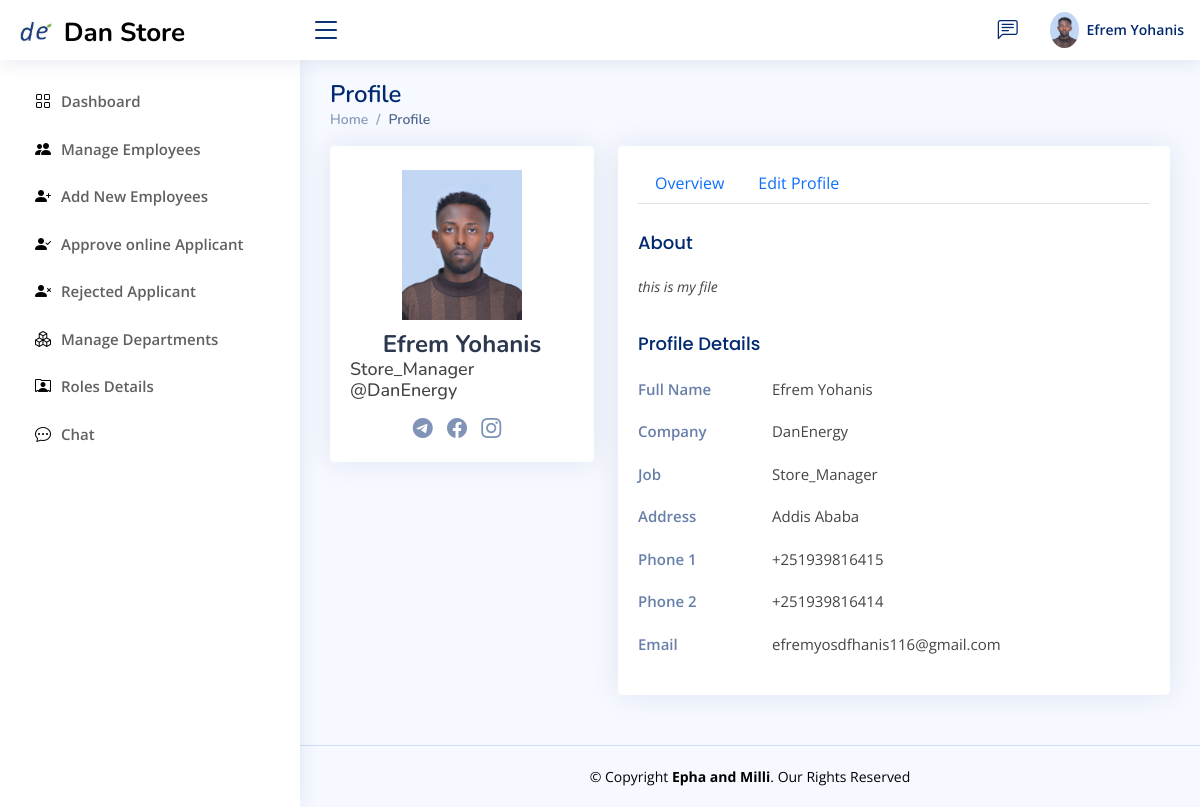
/Human_Resource/hr_user_Profile (signed in), run on an earlier commit of the app's database.
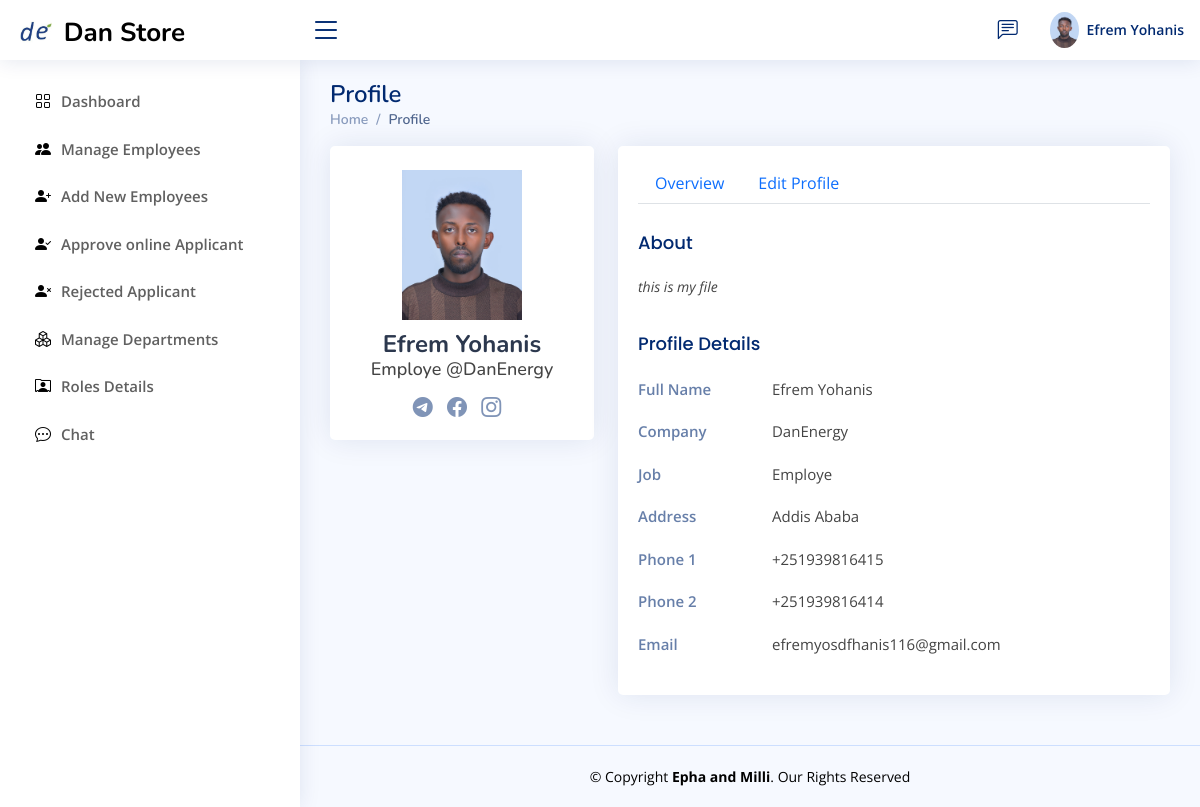
And on a later commit of the database.
### Store_manager/models.py (models this page shows, shortened)
class employ(models.Model):
    user=models.ForeignKey(User,null=True,blank=True,on_delete=models.CASCADE)
    role= models.CharField(max_length=200,null=True,blank=True)
    profile_pic=models.ImageField(null=True,blank=True, upload_to='Profile/')
    Full_Name=models.CharField(max_length=300, null=True)
    gender = models.CharField(max_length=20,null=True,blank=True)
    phone1 = models.CharField(max_length=200, null=True)
    phone2 = models.CharField(max_length=200, null=True)
    facebook = models.CharField(max_length=200, null=True,blank=True)
    telegram = models.CharField(max_length=200, null=True,blank=True)
    instagram = models.CharField(max_length=200, null=True,blank=True)
    about = models.TextField(max_length=500, null=True)
    address = models.CharField(max_length=200, null=True)
    inDepartment = models.CharField(max_length=300,null=True)
    date_created = models.DateTimeField(auto_now_add=True, null=True)
    Thechnologist =models.BooleanField(blank=True,null=True,default=False)
    accessStore=models.ForeignKey(allStore,null=True,blank=True,on_delete=models.CASCADE)
    Titel = models.CharField(max_length=20,null=True,blank=True)
    Filed_Study = models.CharField(max_length=20,null=True,blank=True)
    Collage = models.CharField(max_length=20,null=True,blank=True)
    grade=models.CharField(max_length=20,null=True,blank=True)
    Year_Graguation = models.DateField(null=True,blank=True)
    Document=models.FileField(null=True,blank=True,upload_to="File/Document")

### human_resource/views.py (the view)
# urls.py: path('hr_user_Profile',views.hr_user_Profile,name="hr_user-Profile"),
def hr_user_Profile(request):
    users = User.objects.get(id=request.user.id)
    re_employ=employ.objects.get(user=users)
    admin = re_employ
    context= {
        'admin':admin,
    }
    return render(request,'human_resource/profile/show_profile.html',context)

### Templates/human_resource/profile/show_profile.html
{% extends 'human_resource/profile/profile-base.html' %}
{% load static %}
{% block profile %}
<div class="tab-pane fade show active profile-overview" id="profile-overview">
    <h5 class="card-title">About</h5>
    <p class="small fst-italic">{{admin.about}}
    <h5 class="card-title">Profile Details</h5>
    <div class="row">
      <div class="col-lg-3 col-md-4 label ">Full Name</div>
      <div class="col-lg-9 col-md-8">{{admin.user.first_name}} {{admin.user.last_name}}</div>
    </div>
    <div class="row">
      <div class="col-lg-3 col-md-4 label">Company</div>
      <div class="col-lg-9 col-md-8">DanEnergy</div>
    </div>
    <div class="row">
      <div class="col-lg-3 col-md-4 label">Job</div>
      <div class="col-lg-9 col-md-8">{{admin.role}}</div>
    </div>
    <div class="row">
      <div class="col-lg-3 col-md-4 label">Address</div>
      <div class="col-lg-9 col-md-8">{{admin.address}}</div>
    </div>
    <div class="row">
      <div class="col-lg-3 col-md-4 label">Phone 1</div>
      <div class="col-lg-9 col-md-8">{{admin.phone1}}</div>
    </div>
    <div class="row">
      <div class="col-lg-3 col-md-4 label">Phone 2</div>
      <div class="col-lg-9 col-md-8">{{admin.phone2}}</div>
    </div>
    <div class="row">
      <div class="col-lg-3 col-md-4 label">Email</div>
      <div class="col-lg-9 col-md-8">{{user.email}}</div>
    </div>
  </div>
{% endblock %}

### Templates/human_resource/profile/profile-base.html (shortened to what this page needs)
{% extends 'human_resource/HR_base.html' %}
{% block hr %}
{% load static %}
<main id="main" class="main">
  <div class="pagetitle">
    <h1>Profile</h1>
    <nav>
      <ol class="breadcrumb">
        <li class="breadcrumb-item"><a href="{% url 'store-dashboard' %}">Home</a></li>
        <li class="breadcrumb-item active">Profile</li>
      </ol>
    </nav>
  </div>
    <section class="section profile">
      <div class="row">
        <div class="col-xl-4">
          <div class="card">
            <div class="card-body profile-card pt-4 d-flex flex-column align-items-center">
              {% if admin.profile_pic %}
              <img src="{{admin.profile_pic.url}}" alt="Profile" >
              {% endif %}
              <h2>{{user.first_name}} {{user.last_name}}</h2>
              <h3>{{admin.role}} @DanEnergy</h3>
              <div class="social-links mt-2">
                {% if admin.telegram and admin.telegram != 'None' %}
                <a href="{{admin.telegram}}" class="telegram"><i class="bi bi-telegram"></i></a>
                {% endif %}
                {% if admin.facebook and admin.facebook != 'None' %}
                <a href="{{admin.facebook}}" class="facebook"><i class="bi bi-facebook"></i></a>
                {% endif %}
                {% if admin.instagram and admin.instagram != 'None' %}
                <a href="{{admin.instagram}}" class="instagram"><i class="bi bi-instagram"></i></a>
                {% endif %}
              </div>
            </div>
          </div>
        </div>
        <div class="col-xl-8">
          <div class="card">
            <div class="card-body pt-3">
              <ul class="nav nav-tabs">
                <li class="nav-item">
                  <a class="nav-link " aria-current="page" href="{% url 'hr_user-Profile' %}">Overview</a>
                </li>
                <li class="nav-item">
                  <a class="nav-link" href="{% url 'hr_edit-Profile' %}">Edit Profile</a>
                </li>
              </ul>
              <div class="tab-content pt-2">
                {% block profile %}
                {% endblock profile %}
              </div>
            </div>
          </div>
        </div>
      </div>
    </section>
    </main>
{% endblock %}

### Templates/human_resource/HR_base.html (shortened to what this page needs)
{% extends 'base.html' %} {% load static %}
{% block content %}
<header id="header" class="header fixed-top d-flex align-items-center">
  <div class="d-flex align-items-center justify-content-right">
    <a href="index.html" class="logo d-flex align-items-center">
      <img src="{% static '/img/newfile.png' %}" alt="" />
      <span
        class="d-none d-lg-block"
        style="color: black; margin-top: 5px; padding-left: 5px"
        >Dan Store</span
      >
    </a>
    <i class="bi bi-list toggle-sidebar-btn" style="margin-right: 10px"></i>
  </div>
  <nav class="header-nav ms-auto">
    <ul class="d-flex align-items-center">
      <li class="nav-item dropdown">
        <a class="nav-link nav-icon" href="#" data-bs-toggle="dropdown">
          <i class="bi bi-chat-left-text"></i>
      </li>
      <li class="nav-item dropdown pe-3">
        <a
          class="nav-link nav-profile d-flex align-items-center pe-0"
          href="#"
          data-bs-toggle="dropdown"
        >
          {% if admin.profile_pic %}
          <img
            src="{{admin.profile_pic.url}}"
            alt="Profile"
            class="rounded-circle"
          />
          {% endif %}
          <span class="d-none d-md-block ps-2"
            >{{user.first_name}} {{user.last_name}}</span
          > </a
        >
      </li>
    </ul>
  </nav>
</header>
<aside id="sidebar" class="sidebar">
  <ul class="sidebar-nav" id="sidebar-nav">
    <li class="nav-item">
      <a class="nav-link collapsed" href="{% url 'hr_dashboard' %}">
        <i class="bi bi-grid" style="color: black"></i>
        <span style="color: rgb(96, 96, 96)">Dashboard</span>
      </a>
    </li>
    <li class="nav-item">
      <a class="nav-link collapsed" href="{% url 'hr-manage-employee' %}">
        <i class="bi bi-people-fill" style="color: black"></i>
        <span style="color: rgb(96, 96, 96)">Manage Employees</span>
      </a>
    </li>
    <li class="nav-item">
      <a class="nav-link collapsed" href="{% url 'hr-add-new-employe' %}">
        <i class="bi bi-person-plus-fill" style="color: black"></i>
        <span style="color: rgb(96, 96, 96)">Add New Employees</span>
      </a>
    </li>
    <li class="nav-item">
      <a class="nav-link collapsed" href="{% url 'hr-aprove-employe' %}">
        <i class="bi bi-person-check-fill" style="color: black"></i>
        <span style="color: rgb(96, 96, 96)">Approve online Applicant</span>
      </a>
    </li>
    <li class="nav-item">
      <a class="nav-link collapsed" href="{% url 'rejected-emp-approved-request' %}">
        <i class="bi bi-person-x-fill" style="color: black"></i>
        <span style="color: rgb(96, 96, 96)">Rejected Applicant</span>
      </a>
    </li>
    <li class="nav-item">
      <a class="nav-link collapsed" href="{% url 'hr-department' %}">
        <i class="bi bi-boxes" style="color: black"></i>
        <span style="color: rgb(96, 96, 96)">Manage Departments</span>
      </a>
    </li>
    <li class="nav-item">
      <a class="nav-link collapsed" href="{% url 'hr-role' %}">
        <i class="bi bi-person-rolodex" style="color: black"></i>
        <span style="color: rgb(96, 96, 96)">Roles Details</span>
      </a>
    </li>
    <li class="nav-item">
      <a class="nav-link collapsed active" href="{% url 'hr_chat' %}">
        <i class="bi bi-chat-dots" style="color: black"></i>
        <span style="color: rgb(96, 96, 96)">Chat</span>
      </a>
    </li>
  </ul>
</aside>
{% block hr %}
{% endblock %}
{% endblock %}

What changed in the data, as far as the page shows it:
changed employ "Addis Ababa": role "Store_Manager" → "Employe"
